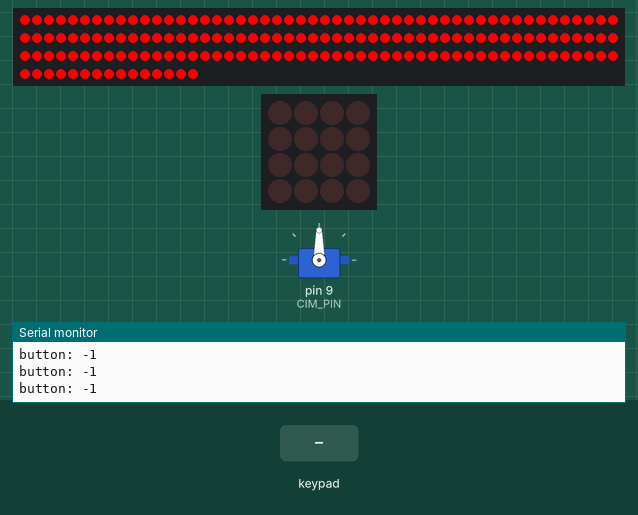
Simulated run of this sketch. Board: Arduino Mega 2560, built with avr-gcc and run on an emulated ATmega2560. Shown: 165 RGB LEDs in strip order, left to right, continuing on the next row, 4×4 LED matrix, servo, the last lines printed to the serial monitor. The test bench sets the inputs (shaded band). Dim RGB values are drawn brighter than linear.

Above: at 6.1 s.
6.2 s: keypad keys 1 2 pressed 0.4 s apart
At 7.2 s:
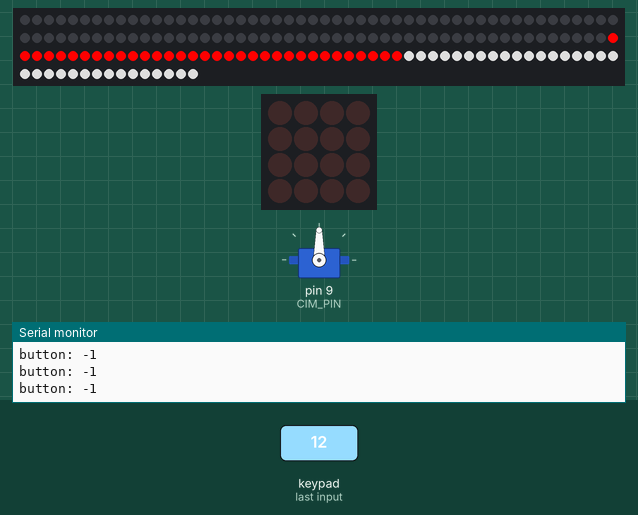
8.5 s: keypad keys 1 2 A pressed 0.4 s apart
At 10.5 s:
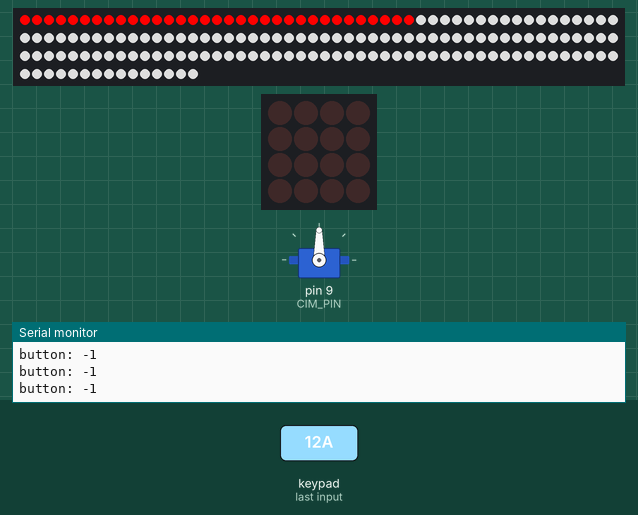
11.2 s: key '0' pressed
At 12.4 s:
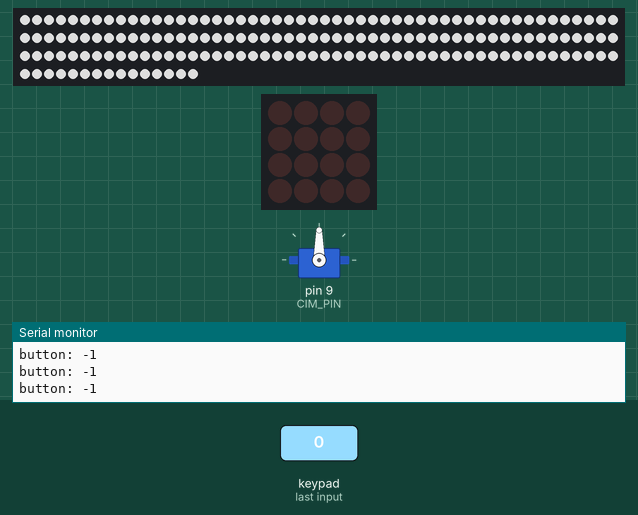
13.0 s: key '1' pressed
At 13.26 s:
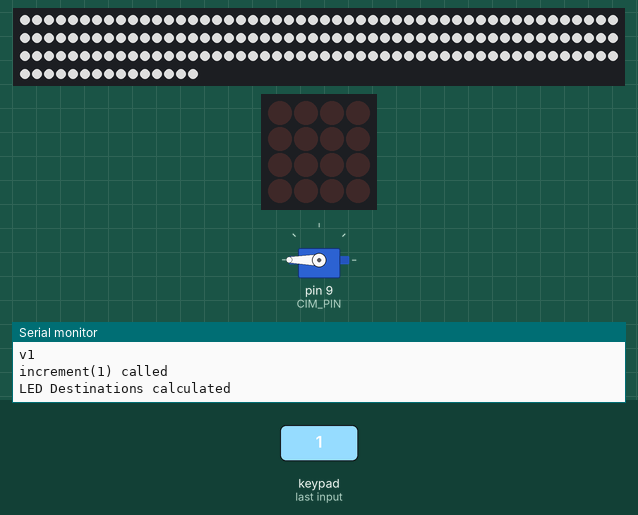
14.8 s: key '2' pressed
At 15.9 s:
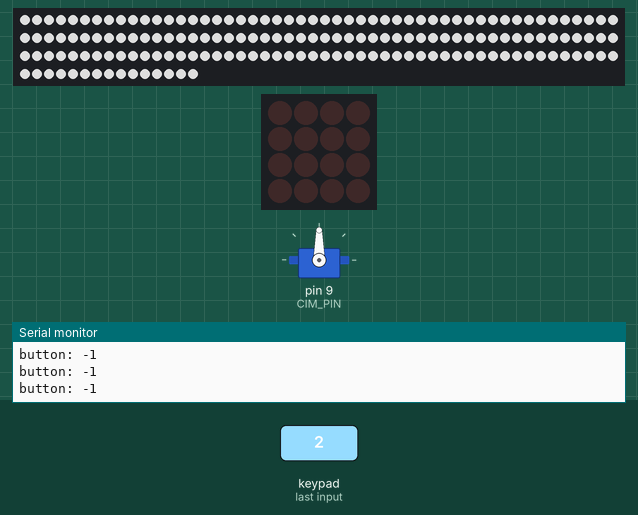
17.8 s: keypad keys 1 2 D pressed 0.4 s apart
At 18.45 s:
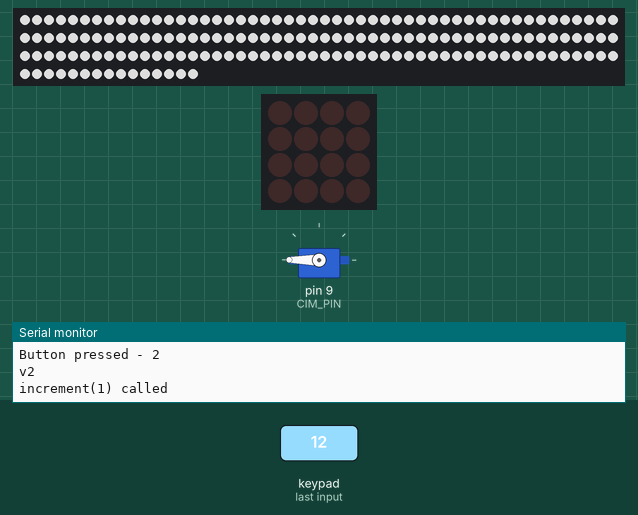
Timing chart, 0 to 20.8 s (numbered marks = the images above; inputs shaded):
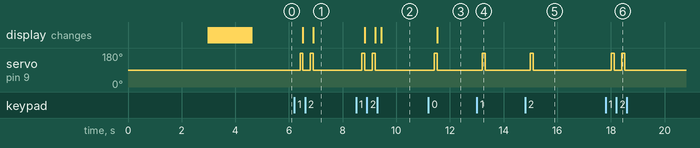

The sketch:

chairmans2019.ino
```cpp
/*
  chairmans2019.ino - Code to run on Chairmans Visual for the 2019 season
  authors - Egan Johnson, Mateo Silver, dAVID

  Arduino Pins / Connections in use
  Pin 9  - Victor PWM Output
  Pin 20 - SDA (Trellis)
  Pin 21 - SCL (Trellis)
  Pin 42 - Din (LED Strip)
  Pin A2 - INT (Trellis)
  Pin A7 - Seat motor encoder

  Power                                                       ┌──>Trellis 5V
                                  ┌─>5V──>Breadboard 5V Rail┼──>LED Strip 5V
    Robot Battery─>Breaker─>PDP─┤                           └──>Arduino Vin
                                  └─>40A─>Victor─>CIM

     Trellis Buttons
     +---+---+---+---+
     | > | > | > | > |      > is go to next step
     +---+---+---+---+      < is go back a step
     | > | > | > | > |      - is reset
     +---+---+---+---+
     |   |   |   |   |
     +---+---+---+---+
     | < |   |   | - |      *command triggers on button release
     +---+---+---+---+

*/

#include "Adafruit_Trellis.h"
#include <FastLED.h>
#include <Servo.h>
#include <Wire.h>

#define debug

// Leds
const int segmentSize = 33; // How many LED's are in each gear/segment
const int nSegments = 5;    // How many segments are in the whole thing
const int nLEDS = segmentSize * nSegments;   // How many LED's we have
CRGB leds[nLEDS];           // Cmt missing?
const int LED_PIN = 42;
CRGB current = CRGB(255, 0, 0); // changed from (230, 20, 20) bc it was too unsaturated
CRGB past = CRGB(155, 155, 155);
CRGB future = CRGB(0, 0, 0);

// CIM
const float topMotorSpeed = 1.0;
const unsigned long stepDurations[] = {1000, 1000, 1000, 1000, 1000};
const int period = 1000; // unused
bool isSpinning = false;

// Trellis
const int TRELLIS_INT_PIN = A2;
const int TRELLIS_NUM_KEYS = 16;
Adafruit_Trellis matrix0 = Adafruit_Trellis();
Adafruit_TrellisSet trellis = Adafruit_TrellisSet(&matrix0);

// Motor
Servo cim;
const int CIM_PIN = 9;
int stage = -1;
int ANALOG_PIN = A7;

int ANALOG_PIN_NEGATIVE = A7;
int ANALOG_PIN_POSITIVE = A5;
int PULSES_PER_ROTATION = 179;

boolean posOrNeg = false; //true is positive, false is negative
boolean completedRotation = false;

int currPositive = 0;
int currNegative = 0;
int currDifference = 0;
int armatureRotations = 174;
double amtToRotate = 1; //spin 1 rotation per step
int m = 0;

void setup() {
  Serial.begin(9600);
  Serial.println("Beginning led operations");
  Serial.println("Debugging mode enabled");
  Serial.println("Debugging mode disabled");
  FastLED.addLeds<NEOPIXEL, LED_PIN>(leds, nLEDS);
  for (int i = 0; i < nLEDS; i++) {
    leds[i] = current;
    String message = "|Setting led ";
    message.concat(i);
    Serial.println(message);
  }
  FastLED.show();
  Serial.println("Ending LED operations");
  Serial.println("Beginning Trellis");
  trellis.begin(0x74);
  trellis.readSwitches();
  trellisBootLEDs();
  Serial.println("|Setting Trellis LED's");
  for (int i = 0; i < 8; i++) {
    String message = "||Setting trellis led ";
    message.concat(i);
    Serial.println(message);
    trellis.setLED(i);
  }
  Serial.println("||Setting trellis led 15");
  Serial.println("||Setting trellis led 12");
  trellis.setLED(15);
  trellis.setLED(12);

  Serial.println("Attaching CIM as Servo");
  pinMode(ANALOG_PIN_NEGATIVE, INPUT);   //  Set A7 as an input
  pinMode(ANALOG_PIN_POSITIVE, INPUT);   //  Set A5 as an input
  cim.attach(CIM_PIN);
  cim.write(90);                //  Run motor at full speed
  Serial.println("Start");

}

void loop() {
  // Serial.print("Looping");
  // To avoid accidents,buttons activate on release.
  // If you press a button too early, simply hold it until you need it.
  int button = -1;
  Serial.print("button: ");
  Serial.println(button);

  trellis.readSwitches();

  // Turn a pressable button off then on when pressed
  for (int i = 0; i < TRELLIS_NUM_KEYS; i++) {
    if (trellis.isKeyPressed(i) && (i < 7 || i == 12 || i == 15)) {
      button = i;
      trellis.clrLED(i);
      delay(200);
      trellis.setLED(i);
      Serial.print("Button pressed - ");
      Serial.println(i);
    }
  }

  if (button != -1)
  {
    cim.write(180);
  }
  else
  {
    cim.write(90);
  }
  for (uint8_t i = 0; i < TRELLIS_NUM_KEYS; i++) {
    // if it was pressed, turn it on
    if (trellis.justPressed(i)) {
      Serial.print("v"); Serial.println(i);
//      trellis.setLED(i);
      increment(1, button);
    }
    // if it was released, turn it off
    if (trellis.justReleased(i)) {
      Serial.print("^"); Serial.println(i);
//      trellis.clrLED(i);
    }
  }


  // Reset the state of the trellis. Am i doing trellis right? -Egan
  // readSwitches() returns a boolean depending on if there's been a change in
  // the state of the trellis since the last call
}
/**
  Moves the stage by i. if I is one it will move forward one stage (one
  rotation, one led group). If i is negative one, it will move back one. If the
  stage is then greater than the last stage, it will call end(), which will
  animate the LED's and set the gears to moving. In the normal increment, the
  gears will spin for a set amount of time, so we must use some timing to ensure
  that differences in setting LED's does not change the distance rotated.
*/
void increment(int i, int hold) {
  Serial.print("increment(");
  Serial.print(i);
  Serial.println(") called");
  stage += i;
  CRGB originalValues[nSegments];
  CRGB endValues[nSegments];

  // copy segment values into original and decide new segment
  for (int seg = 0; seg < nSegments; seg++) {
    originalValues[seg] = getSegment(seg);
    if (seg < stage) {
      endValues[nSegments - 1 - seg] = past;
    } else if (seg == stage) {
      endValues[nSegments - 1 - seg] = current;
    } else {
      endValues[nSegments - 1 - seg] = future;
    }
  }
  Serial.println("LED Destinations calculated");
  unsigned long startTime = millis();
  double speed = 0.1;
  /*
    if (i > 0) {
    speed = topMotorSpeed;
    } else {
    speed = -topMotorSpeed;
    }
  */
  //Serial.print("Speed: ");
  //Serial.println(speed);
  //setMotor(speed);
  unsigned long duration = sumRange(stepDurations, stage - i, stage);
  Serial.print("Duration: ");
  Serial.println(duration);
  Serial.print("Start time: ");
  Serial.println(startTime);
  Serial.print("End time: ");
  Serial.println(startTime + duration);

  /*
  while (millis() < startTime + duration) {
    unsigned long mills = min(millis(), startTime + duration);
    // int t = millis(); // Initialize time for uniform brighness
    Serial.print("Averaging LEDS. millis:");
    Serial.println(millis());
    if(!trellis.isKeyPressed(hold)) { cim.write(90); }
    else { cim.write(180); }
    for (int seg = 0; seg < nSegments; seg++) {
      // set each to the blend of its original and end values with the more time
      // giving more weight to the end color. The abs() is there to ensure that
      // the delay in the two millis() calls above does not cause a negative
      // value.
      setSegment(seg, blendColors(originalValues[seg], endValues[seg], startTime + duration - mills, mills - startTime));
      //setSegment(seg, endValues[seg]);
    }
    FastLED.show();
  }
  */
  Serial.println("Duration Done");
  //setMotor(-speed);
  Serial.print("backtranking ");
  Serial.println(-(millis() - (startTime + duration)));
  // delay(-(millis()-(startTime + duration)));//backtrack ammount duration
  // overshot by
  //setMotor(0);
  for (int seg = 0; seg < nSegments; seg++) {
    // set each to the blend of its original and end values with the more time
    // giving more weight to the end color. The abs() is there to ensure that
    // the delay in the two millis() calls above does not cause a negative
    // value.
    setSegment(seg, endValues[seg]);
    //setSegment(seg, endValues[seg]);
  }
  FastLED.show();
}

// LED utilities
CRGB RED = CRGB(230, 20, 20);     // Badgerbots Red color
CRGB WHITE = CRGB(255, 255, 255); // white
/**
  Sets a segment of leds to the crgb. A block is the LED's behind a given gear
  or location. DOES NOT update live leds
*/
void setSegment(int i, CRGB c) {
  setSegment(i, c, leds);
}
void setSegment(int i, CRGB c, CRGB destination[]) {
  for (int ind = i * segmentSize; ind < i * segmentSize + segmentSize; ind++) {
    destination[ind] = c;
  }
}
/**
   Gets the value for a segment
*/
CRGB getSegment(int i) {
  return leds[i * segmentSize];
}
CRGB getSegment(int i, CRGB source[]) {
  return source[i * segmentSize];
}
/**
   Finds the blend of colors c1 and c2. The ratio of c1 to c2 is determined by
   alpha1 to alpha2. Alpha 1 and Alpha2 must be positive, but do not have to
   have a certain sum.
*/
CRGB blendColors(CRGB c1, CRGB c2, unsigned long alpha1, unsigned long alpha2) {
  unsigned long sum = alpha1 + alpha2;
  double prop1 = (0.0 + alpha1) / sum;
  double prop2 = (0.0 + alpha2) / sum;
  Serial.println("_________________________________");
  Serial.print(sum);
  Serial.print(" , ");
  Serial.println(prop2);
  Serial.println("_________________________________");
  CRGB combined = CRGB(0, 0, 0);
  for (int i = 0; i < 3; i++) {
    combined[i] = max(0, min(255, (c1[i] * prop1 + c2[i] * prop2)));
  }
  return combined;
}
// Trellis utilities
/**
   Boot LEDs on trellis

*/
void trellisBootLEDs() {
  for (uint8_t i = 0; i < TRELLIS_NUM_KEYS; i++) {
    trellis.setLED(i);
    trellis.writeDisplay();
    delay(50);
  }
  for (uint8_t i = 0; i < TRELLIS_NUM_KEYS; i++) {
    trellis.clrLED(i);
    trellis.writeDisplay();
    delay(50);
  }
}

// CIM Utilities
/**
   Rotates CIM x number of time segments
*/
void rotateMotorFinite(int direction, int steps) {
  Serial.print("rotating motor for duration");
  if (direction == 1) {
    cim.write(135);
    delay(period * steps);
    cim.write(85); // included to counter momentum of motor
    delay(10);
    cim.write(90);
    Serial.print("cim 135");
  } else if (direction == -1) {
    cim.write(45);
    delay(period * steps);
    cim.write(95);
    delay(10);
    cim.write(90);
    Serial.print("cim 45");
  }
}
/**
   Sets the motor to the direction indicated by the parameter.
   Lack of blocking 'delay' calls enables synchronization with leds
   float value of 1 sets to full forward, and float value of -1 sets to full
   backward. hi
*/
void setMotor(float value) {
  Serial.print("Setting Motor to ");
  int val = 90 + (int)(90 * value);
  Serial.println(val);
  cim.write(90 + (int)(90 * value));
}

/**
   Finds the sum of the array values in parameter1 between paramater2 and
   paramter3. param 2 and 3 represent array indicies, but their order does not
   matter.
*/
unsigned long sumRange(const unsigned long arr[], int ind1, int ind2) {
  int lower = min(ind1, ind2);
  int upper = max(ind1, ind2);
  int sum = 0;
  for (int i = lower; i < upper; i++) {
    sum += arr[i];
  }
  return sum;
}


void rotate(double r) {
  int endCount = PULSES_PER_ROTATION * r;
  posOrNeg = false;
  m = 0;
  Serial.println("Enter rotate");
  cim.write(180);
  while (m / 2 <= endCount) {
    //cim.write(180);
    currPositive = analogRead(ANALOG_PIN_POSITIVE);
    currNegative = analogRead(ANALOG_PIN_NEGATIVE);
    currDifference = (currPositive - currNegative);

    Serial.println(currDifference);

    if (currDifference > 0) {
      if (!posOrNeg) {
        m++;
      }
      posOrNeg = true;
    }
    else if (currDifference < 0) {
      if (posOrNeg) {
        m++;
      }
      posOrNeg = false;
    }
    //Serial.println(m);

  }

  cim.write(90);
  completedRotation = true;
  Serial.println("Stop");
  //  delay(4000);

}

void spin(bool &isSpinning) {
  if (isSpinning) {
    cim.write(45);
    isSpinning = !isSpinning;
  }
  else if (!isSpinning) {
    cim.write(90);
    isSpinning = !isSpinning;
  }
}
```

Measured:
- after the input at 6.2 s, servo on pin 9 (CIM_PIN): alternates 180° for 0.11 s and 90° for 0.28 s, 4 changes in all, then stays 90°, starting after 0.21 s
- after the input at 8.5 s, servo on pin 9 (CIM_PIN): alternates 180° for 0.11 s and 90° for 0.29 s, 4 changes in all, then stays 90°, starting after 0.21 s
- after the input at 11.2 s, servo on pin 9 (CIM_PIN): 90° → 180° after 0.21 s, → 90° 0.11 s later
- after the input at 13.0 s, servo on pin 9 (CIM_PIN): 90° → 180° after 0.21 s, → 90° 0.11 s later
- after the input at 14.8 s, servo on pin 9 (CIM_PIN): 90° → 180° after 0.20 s, → 90° 0.11 s later
- after the input at 17.8 s, servo on pin 9 (CIM_PIN): alternates 180° for 0.11 s and 90° for 0.28 s, 4 changes in all, then stays 90°, starting after 0.21 s
